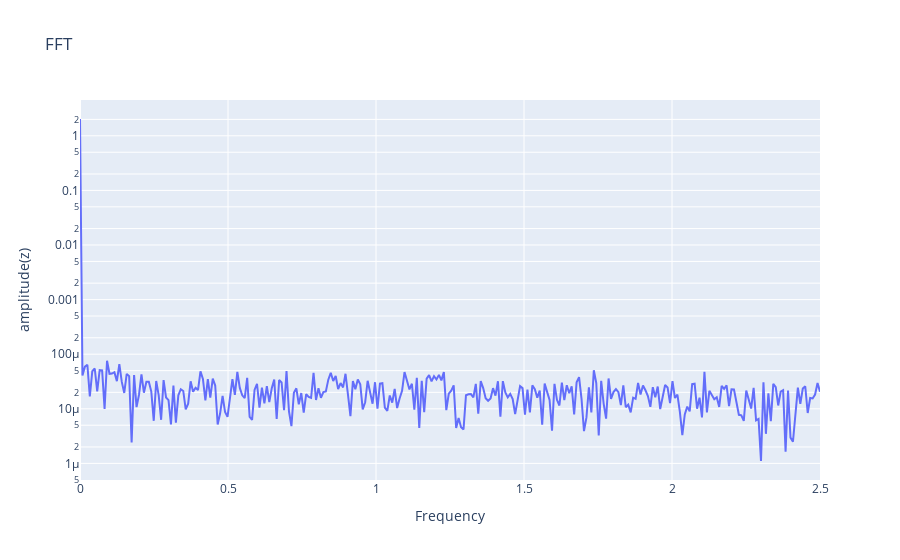

Write notebook code for a chart like this one.
### Code cell
# FFT Plot of ay
plot_xaxis,plot_yaxis = fft_plot(T,N,plot_az)
fig3 = go.Figure()
fig3.add_trace(go.Scatter(x=plot_xaxis, y=plot_yaxis, mode='lines',name='lines'))
fig3.update_layout(title="FFT",xaxis_title="Frequency",yaxis_title ="amplitude(z)",yaxis_type='log')
fig3.show()

### Figure 1 — Plotly figure (JSON) as saved in the notebook; plotly's stock layout.template omitted (floating-point values rounded to 4 significant figures; data arrays with more than 128 entries replaced by an {"elided": "..."} marker saying what was removed)
{"data": [{"mode": "lines", "name": "lines", "type": "scatter", "x": {"elided": "302 float values"}, "y": {"elided": "302 float values"}}], "layout": {"title": {"text": "FFT"}, "xaxis": {"title": {"text": "Frequency"}}, "yaxis": {"title": {"text": "amplitude(z)"}, "type": "log"}}}
